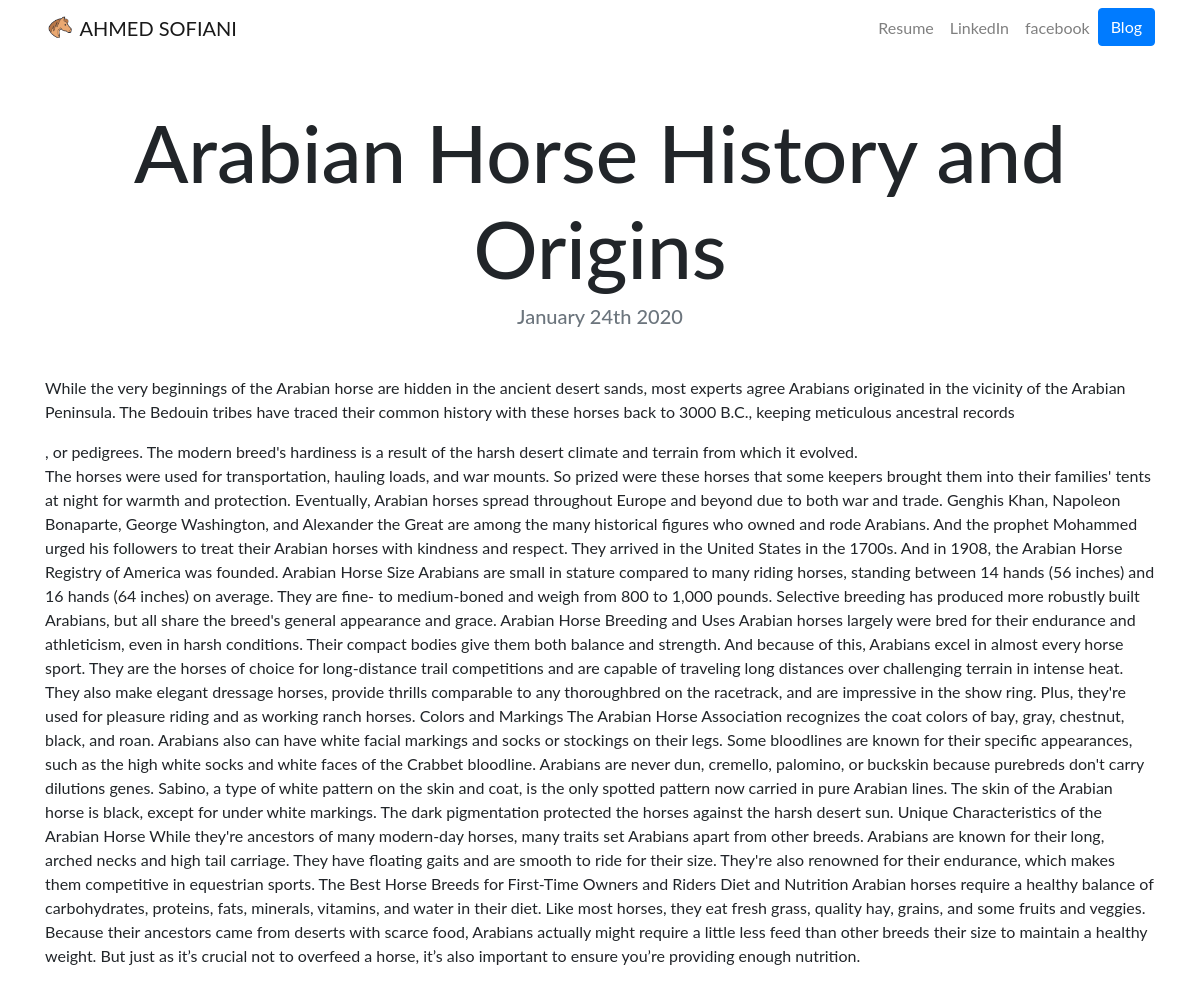
The page /blog/9/ on the database its author committed.
### blog/models.py (models this page shows, shortened)
class Blog(models.Model):
    title = models.CharField(max_length=200)
    description = models.TextField()
    date = models.DateField()

### blog/views.py (the view)
# urls.py: path('<int:blog_id>/', views.detail, name='detail'),
def detail(request, blog_id):
    blog = get_object_or_404(Blog, pk=blog_id)
    return render(request, 'blog/detail.html', {'blog': blog})

### blog/templates/blog/detail.html
{% extends "portfolio/base.html" %}
{% load static %}
{% block content %}
<h1 class="text-center mt-5" id="blogdetailtitle">{{ blog.title }}</h1>
<h5 class="text-center text-muted mb-5">{{ blog.date|date:'F jS Y' }}</h5>
{{ blog.description|safe }}
{% endblock %}

### portfolio/static/portfolio/custom.css (style rules this page uses)
body { font-family: 'Lato', sans-serif; }
@media (min-width: 992px) { #blogdetailtitle { font-size: 5rem; } }

### rows shown on the page
Blog: title "Arabian Horse History and Origins", date "January 24th 2020", description "While the very beginnings of the Arabian horse are hidden in the ancient desert sands, most experts agree Arabians originated in the vicinity of the Arabian Peninsula. The Bedouin tribes have traced their common history with these horses back to 3000 B.C., keeping meticulous ancestral records , or pedigrees. The modern breed's hardiness is a result of the harsh desert climate and terrain from which it evolved. The horses were used for transportation, hauling loads, and war mounts. So prized were these horses that some keepers brought them into their families' tents at night for warmth and protection. Eventually, Arabian horses spread throughout Europe and beyond due to both war and trade.…"
